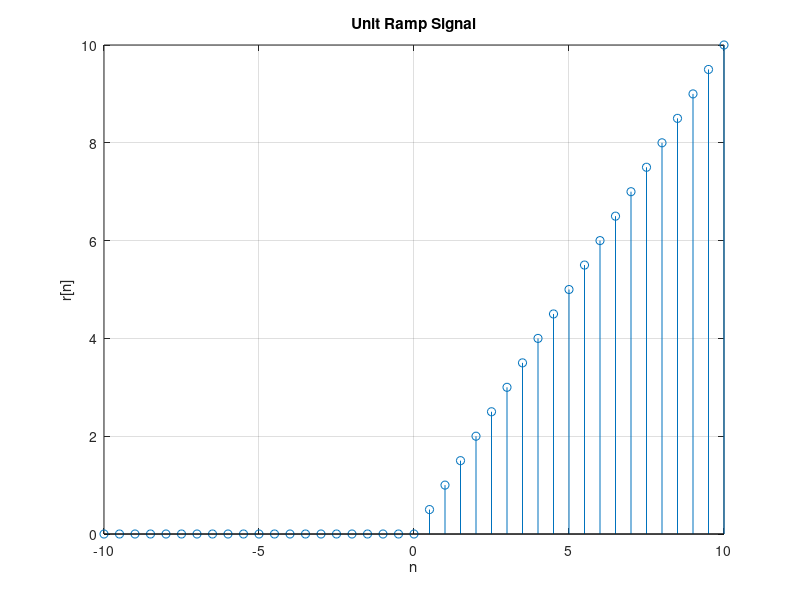

This figure's MATLAB source:
clc;
clear;
close all;

n = -10:0.5:10;

x = n .* (n >= 0);

stem(n, x);
grid on;
xlabel('n');
ylabel('r[n]');
title('Unit Ramp Signal');
